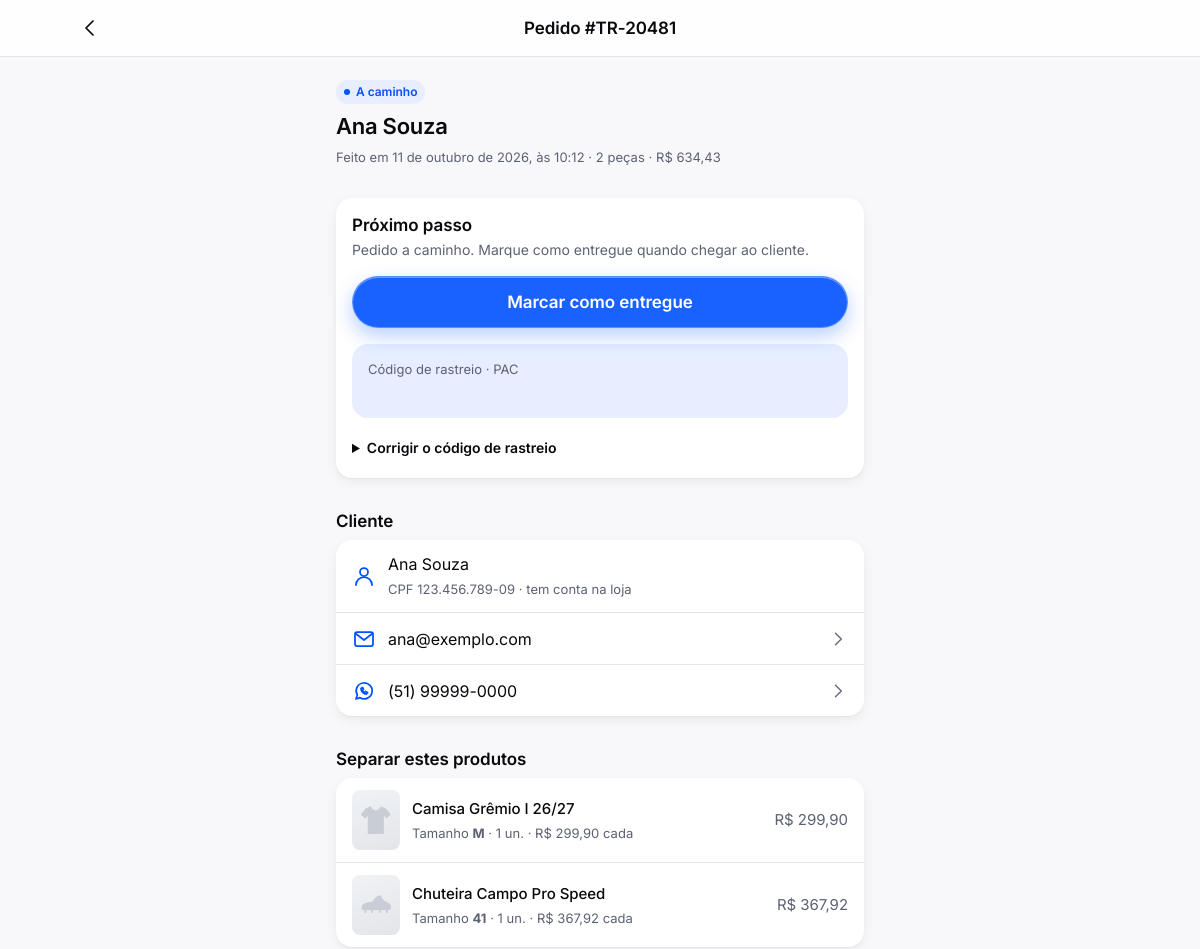
/admin/pedido.php?numero=TR-20481 (signed in, upper part), run on an earlier commit of the app's database.
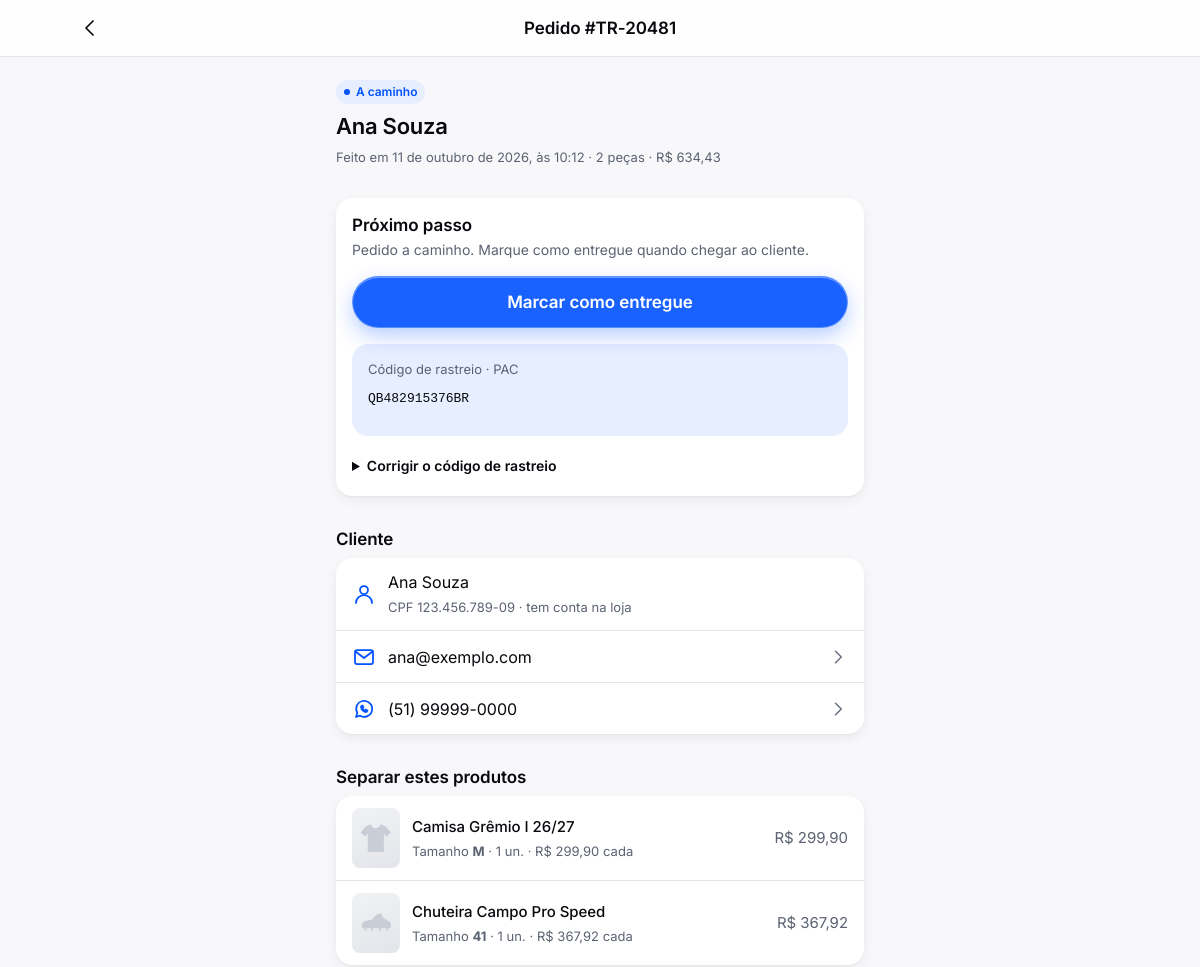
And on a later commit of the database.
### tables this page shows
CREATE TABLE pedidos (
  id             INT UNSIGNED AUTO_INCREMENT PRIMARY KEY,
  numero         VARCHAR(12)   NOT NULL UNIQUE,  
  cliente_id     INT UNSIGNED  NULL,             
  nome           VARCHAR(120)  NOT NULL,
  email          VARCHAR(160)  NOT NULL,
  cpf            CHAR(11)      NOT NULL,
  telefone       VARCHAR(20)   NOT NULL,
  cep            CHAR(8)       NULL,             
  logradouro     VARCHAR(160)  NULL,
  numero_end     VARCHAR(20)   NULL,
  complemento    VARCHAR(80)   NULL,
  bairro         VARCHAR(80)   NULL,
  cidade         VARCHAR(80)   NULL,
  uf             CHAR(2)       NULL,
  entrega_tipo   ENUM('pac', 'sedex', 'transportadora', 'retirada') NOT NULL,
  entrega_prazo  VARCHAR(60)   NULL,             
  pagamento_tipo ENUM('pix', 'cartao', 'boleto') NOT NULL,
  parcelas       TINYINT UNSIGNED NOT NULL DEFAULT 1,
  subtotal       DECIMAL(10,2) NOT NULL,
  frete          DECIMAL(10,2) NOT NULL DEFAULT 0,
  desconto       DECIMAL(10,2) NOT NULL DEFAULT 0,
  total          DECIMAL(10,2) NOT NULL,
  codigo_rastreio VARCHAR(20)  NULL,             
  status         ENUM('aguardando_pagamento', 'pagamento_recusado', 'pago', 'em_separacao',
                      'enviado', 'pronto_retirada', 'entregue', 'cancelado')
                 NOT NULL DEFAULT 'aguardando_pagamento',
  criado_em      DATETIME      NOT NULL DEFAULT CURRENT_TIMESTAMP,
  atualizado_em  DATETIME      NOT NULL DEFAULT CURRENT_TIMESTAMP ON UPDATE CURRENT_TIMESTAMP,
  KEY idx_pedido_cliente (cliente_id),
  CONSTRAINT fk_pedido_cliente FOREIGN KEY (cliente_id) REFERENCES clientes (id) ON DELETE SET NULL
);

### includes/db.php (called while the page is built)
<?php
function db(): PDO
{
    static $pdo = null;
    if ($pdo === null) {
        global $config;
        $dsn = sprintf(
            'mysql:host=%s;port=%d;dbname=%s;charset=utf8mb4',
            $config['db_host'],
            $config['db_porta'],
            $config['db_nome']
        );
        $pdo = new PDO($dsn, $config['db_usuario'], $config['db_senha'], [
            PDO::ATTR_ERRMODE            => PDO::ERRMODE_EXCEPTION,
            PDO::ATTR_DEFAULT_FETCH_MODE => PDO::FETCH_ASSOC,
            PDO::ATTR_EMULATE_PREPARES   => false,
        ]);
        $pdo->exec("SET time_zone = '" . (new DateTime())->format('P') . "'");
    }
    return $pdo;
}
function consulta(string $sql, array $parametros = []): PDOStatement
{
    $stmt = db()->prepare($sql);
    $stmt->execute($parametros);
    return $stmt;
}

### includes/admin.php (called while the page is built, shortened)
<?php
function admin_pagina_inicio(array $opcoes): void
{
    $opcoes['abas'] = [
        'painel'   => ['Painel',   'inicio',   'admin/'],
        'pedidos'  => ['Pedidos',  'pacote',   'admin/pedidos.php', pedidos_para_separar()],
        'produtos' => ['Produtos', 'grade',    'admin/produtos.php'],
        'catalogo' => ['Catálogo', 'esportes', 'admin/catalogo.php'],
    ];
    $opcoes['robots'] = 'noindex, nofollow';
    $opcoes['titulo'] = ($opcoes['titulo'] ?? 'Painel') . ' · Painel';
    pagina_inicio($opcoes);
}
function pedidos_para_separar(): int
{
    static $total = null;
    return $total ??= (int) consulta("SELECT COUNT(*) FROM pedidos WHERE status IN ('pago', 'em_separacao')")->fetchColumn();
}
function pedido_admin(string $numero): ?array
{
    $pedido = consulta('SELECT * FROM pedidos WHERE numero = ?', [$numero])->fetch();
    $pedido['itens'] = consulta(
        'SELECT i.*, p.midia, (SELECT arquivo FROM produto_imagens WHERE produto_id = p.id ORDER BY ordem, id LIMIT 1) AS imagem
           FROM pedido_itens i LEFT JOIN produtos p ON p.id = i.produto_id WHERE i.pedido_id = ? ORDER BY i.id',
        [$pedido['id']]
    )->fetchAll();
    $pedido['historico'] = consulta(
        'SELECT status, descricao, criado_em FROM pedido_historico WHERE pedido_id = ? ORDER BY criado_em DESC, id DESC',
        [$pedido['id']]
    )->fetchAll();
    return $pedido;
}
function proximos_status(array $pedido): array
{
    $retirada = $pedido['entrega_tipo'] === 'retirada';
    return match ($pedido['status']) {
        'aguardando_pagamento' => ['pago', 'cancelado'],
        'pagamento_recusado'   => ['cancelado'],
        'pago'                 => ['em_separacao', 'cancelado'],
        'em_separacao'         => [$retirada ? 'pronto_retirada' : 'enviado', 'cancelado'],
        'enviado'              => ['entregue'],
        'pronto_retirada'      => ['entregue', 'cancelado'],
        default                => [],
    };
}
function rotulo_acao_status(string $status, array $pedido): string
{
    $retirada = $pedido['entrega_tipo'] === 'retirada';
    return match ($status) {
        'pago'            => 'Confirmar pagamento',
        'em_separacao'    => 'Começar a separar',
        'enviado'         => 'Marcar como enviado',
        'pronto_retirada' => 'Avisar que está pronto para retirar',
        'entregue'        => $retirada ? 'Marcar como retirado' : 'Marcar como entregue',
        'cancelado'       => 'Cancelar pedido',
        default           => $status,
    };
}

### includes/funcoes.php (called while the page is built, shortened)
<?php
function e(?string $texto): string
{
    return htmlspecialchars($texto ?? '', ENT_QUOTES | ENT_SUBSTITUTE, 'UTF-8');
}
function dinheiro(float $valor): string
{
    return 'R$ ' . number_format($valor, 2, ',', '.');
}
function so_numeros(?string $texto): string
{
    return preg_replace('/\D+/', '', $texto ?? '');
}

### includes/checkout.php (called while the page is built, shortened)
<?php
function formatar_cpf(string $cpf): string
{
    $n = so_numeros($cpf);
    return strlen($n) === 11 ? substr($n, 0, 3) . '.' . substr($n, 3, 3) . '.' . substr($n, 6, 3) . '-' . substr($n, 9) : $cpf;
}

### admin/pedido.php (the view, shortened to what the changed rows need)
<?php
require __DIR__ . '/../includes/admin.php';
$numero = (string) ($_GET['numero'] ?? '');
$pedido = pedido_admin($numero);
$proximos = proximos_status($pedido);
$avancar = array_values(array_filter($proximos, fn ($s) => $s !== 'cancelado'));
$retirada = $pedido['entrega_tipo'] === 'retirada';
$quantidade = array_sum(array_column($pedido['itens'], 'quantidade'));
$orientacao = match ($pedido['status']) {
    'aguardando_pagamento' => $pedido['pagamento_tipo'] === 'boleto'
        ? 'Confirme quando o boleto for compensado. Até lá, não separe os produtos.'
        : 'O cliente ainda não pagou o Pix. Confirme só se o pagamento aparecer na conta da loja.',
    'pagamento_recusado'   => 'O pagamento foi recusado. Cancele para devolver as peças ao estoque.',
    'pago'                 => 'Pagamento aprovado. Separe os produtos para ' . ($retirada ? 'retirada na loja.' : 'envio.'),
    'em_separacao'         => $retirada ? 'Quando estiver tudo separado, avise o cliente que pode retirar.' : 'Quando postar, digite o código de rastreio que os Correios ou a transportadora deram.',
    'enviado'              => 'Pedido a caminho. Marque como entregue quando chegar ao cliente.',
    'pronto_retirada'      => 'Esperando o cliente vir buscar em São Leopoldo. Confira o CPF na retirada.',
    'entregue'             => 'Pedido concluído. Trocas valem até ' . TROCA_PRAZO_DIAS . ' dias depois da entrega.',
    'cancelado'            => 'Pedido cancelado. As peças já voltaram para o estoque.',
    default                => '',
};
admin_pagina_inicio([
    'titulo' => 'Pedido #' . $pedido['numero'],
    'aba'    => 'pedidos',
    'nav'    => ['titulo' => 'Pedido #' . $pedido['numero'], 'voltar' => url('admin/pedidos.php')],
]);
?>
<div class="conteudo conteudo--leitura pilha-xl" style="padding-top: var(--spacing-lg)">
  <section class="pilha-sm">
    <?= selo_status($pedido['status']) ?>
    <h1 class="t-title-2"><?= e($pedido['nome']) ?></h1>
    <p class="t-footnote texto-secundario">
      Feito em <?= e(data_longa($pedido['criado_em'])) ?>, às <?= e((new DateTimeImmutable($pedido['criado_em']))->format('H:i')) ?>
      · <?= $quantidade ?> <?= $quantidade === 1 ? 'peça' : 'peças' ?> · <?= dinheiro((float) $pedido['total']) ?>
    </p>
  </section>
  <section class="caixa pilha admin-passo" aria-labelledby="titulo-passo">
    <div class="pilha-xs">
      <h2 class="t-headline" id="titulo-passo"><?= $proximos ? 'Próximo passo' : 'Pedido encerrado' ?></h2>
      <p class="t-subheadline texto-secundario"><?= e($orientacao) ?></p>
    </div>
    <?php foreach ($avancar as $status): ?>
      <form method="post" class="pilha-sm" <?= $status === 'enviado' ? 'data-validar novalidate' : '' ?>>
        <button type="submit" class="botao botao--primary botao--bloco"><?= e(rotulo_acao_status($status, $pedido)) ?></button>
      </form>
    <?php endforeach; ?>
    <?php if ($pedido['status'] === 'enviado'): ?>
      <div class="caixa caixa--sutil linha linha--entre">
        <div>
          <p class="t-footnote texto-secundario">Código de rastreio · <?= e(NOMES_ENTREGA[$pedido['entrega_tipo']]) ?></p>
          <p class="t-callout pix-codigo"><?= e($pedido['codigo_rastreio']) ?></p>
        </div>
      </div>
      <details class="admin-detalhes">
        <summary class="t-subheadline">Corrigir o código de rastreio</summary>
      </details>
    <?php elseif ($pedido['codigo_rastreio']): ?>
      <p class="t-footnote texto-secundario">Rastreio: <span class="pix-codigo"><?= e($pedido['codigo_rastreio']) ?></span></p>
    <?php endif; ?>
  </section>
  <section class="pilha-sm">
    <h2 class="t-headline">Cliente</h2>
    <ul class="lista" role="list">
      <li>
        <div class="linha-lista">
          <?= icone('conta', 'linha-lista__icone') ?>
          <span class="linha-lista__rotulo">
            <?= e($pedido['nome']) ?><br>
            <span class="t-footnote texto-secundario">CPF <?= e(formatar_cpf($pedido['cpf'])) ?> · <?= $pedido['cliente_id'] ? 'tem conta na loja' : 'comprou sem conta' ?></span>
          </span>
        </div>
      </li>
      <li><?= linha_lista($pedido['email'], 'email', 'mailto:' . $pedido['email'] . '?subject=' . rawurlencode('Pedido #' . $pedido['numero'])) ?></li>
      <li><?= linha_lista($pedido['telefone'], 'whatsapp', 'https://wa.me/55' . so_numeros($pedido['telefone']) . '?text=' . rawurlencode('Olá, ' . explode(' ', $pedido['nome'])[0] . '! Aqui é da ' . LOJA_NOME . ', sobre o pedido #' . $pedido['numero'] . '.')) ?></li>
    </ul>
  </section>
  <section class="pilha-sm">
    <h2 class="t-headline">Separar estes produtos</h2>
  </section>
</div>

### includes/componentes.php (shortened to what the changed rows need)
<?php
function icone(string $nome, string $classe = ''): string
{
    return '<svg class="icone ' . e($classe) . '" aria-hidden="true" focusable="false">'
         . '<use href="' . e(asset('img/icones.svg')) . '#i-' . e($nome) . '"></use></svg>';
}
function linha_lista(string $rotulo, ?string $icone = null, ?string $link = null, ?string $valor = null): string
{
    $tag   = $link ? 'a' : 'div';
    $href  = $link ? ' href="' . e($link) . '"' : '';
    return '<' . $tag . ' class="linha-lista"' . $href . '>'
         . ($icone ? icone($icone, 'linha-lista__icone') : '')
         . '<span class="linha-lista__rotulo">' . e($rotulo) . '</span>'
         . ($valor !== null ? '<span class="linha-lista__valor">' . e($valor) . '</span>' : '')
         . ($link ? icone('seta-direita', 'icone--sm linha-lista__seta') : '')
         . '</' . $tag . '>';
}

What changed in the data, as far as the page shows it:
changed pedidos "Marcar como entregue": codigo_rastreio (not shown) → "QB482915376BR"
